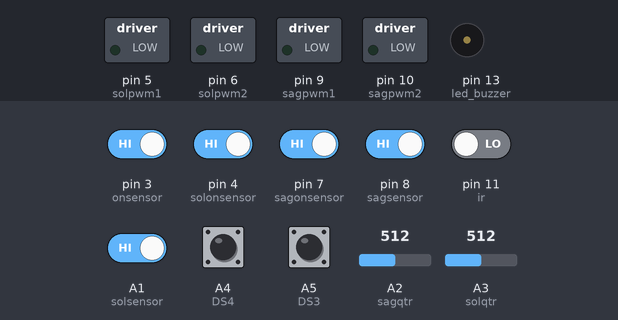
Recording of a sketch running on a simulated Arduino Nano, built with avr-gcc and run on an emulated ATmega328P. On the bench: switched loads named in the sketch (green lamp = pin HIGH), buzzer (waves = sounding). Dashed ring = blinking. The test bench sets the inputs (shaded band); at power-on: A1 (solsensor), A4 (DS4), A5 (DS3), pin 3 (onsensor), pin 4 (solonsensor), pin 7 (sagonsensor), pin 8 (sagsensor) HIGH, pin 11 (ir) LOW, A2 (sagqtr) = 512, A3 (solqtr) = 512. Pins used as bus, display or sensor lines are not drawn.

Above: at 2.4 s.
2.5 s: pin 11 (ir) driven HIGH
At 2.84 s:
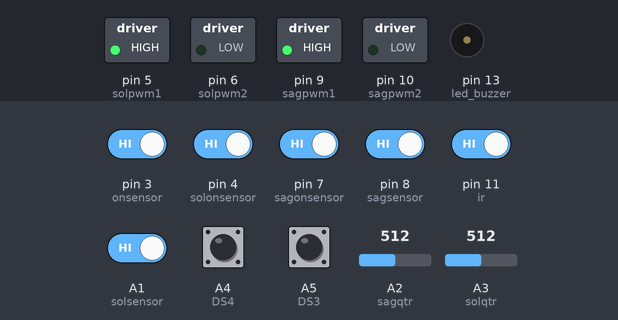
5.5 s: A2 (sagqtr) set to 610
At 5.97 s:
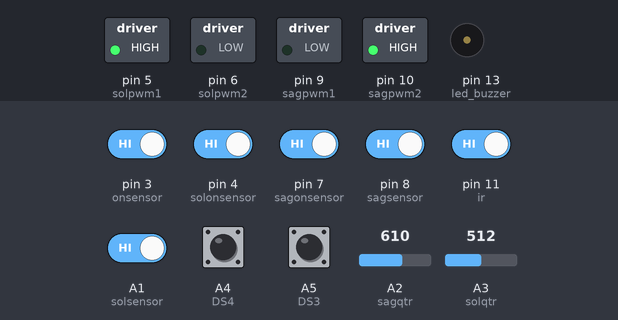
8.5 s: A3 (solqtr) set to 583
11.5 s: A3 (solqtr) set to 611
At 12.3 s:
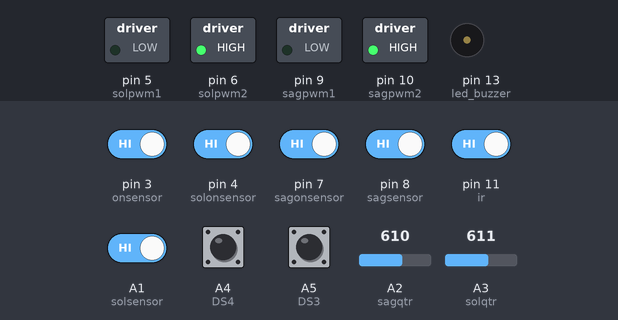
13.0 s: pin 3 (onsensor) driven LOW
At 14.3 s:
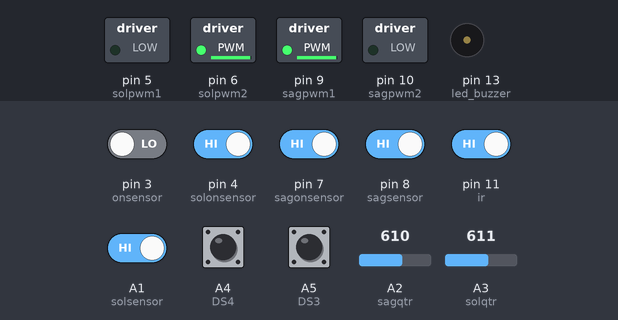
15.3 s: A2 (sagqtr) set to 583
At 15.5 s:
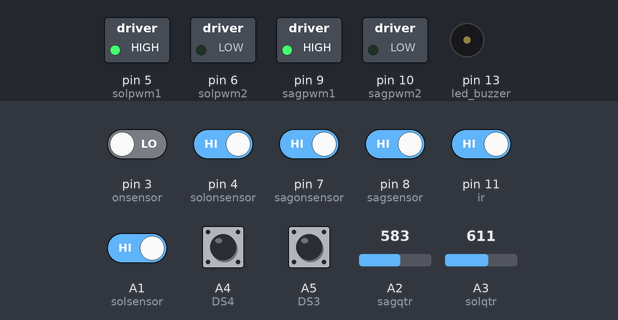
Timing chart, 0 to 19.3 s (numbered marks = the images above; inputs shaded):
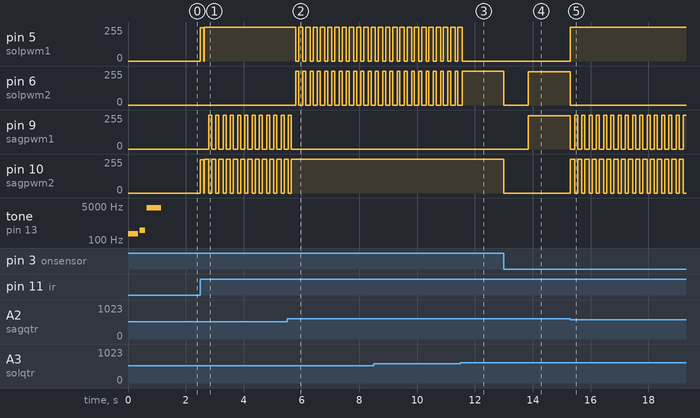

Measured:
- the behaviour switches between 599 and 600 on A3 (solqtr) (found by bisection; images 2 and 3)
- the behaviour switches between 600 and 599 on A2 (sagqtr) (found by bisection; images 4 and 5)
- after the input at 2.5 s, pin 5 (solpwm1): 0/255 → 250/255 at once, → 255/255 0.12 s later; pin 9 (sagpwm1): alternates 255/255 for 0.10 s and 0/255 for 0.15 s, starting after 0.29 s; pin 10 (sagpwm2): 0/255 → 250/255 at once, then moves between 0/255 and 255/255, repeating every 1.3 s
- after the input at 5.5 s, pin 5 (solpwm1): alternates 255/255 for 0.15 s and 0/255 for 0.10 s, starting after 0.30 s; pin 6 (solpwm2): alternates 255/255 for 0.10 s and 0/255 for 0.15 s, starting after 0.30 s; pin 9 (sagpwm1): goes on until 5.7 s, then stays 0/255; pin 10 (sagpwm2): goes on until 5.7 s, then stays 255/255
- after the input at 11.5 s, pin 5 (solpwm1): goes on until 11.6 s, then stays 0/255; pin 6 (solpwm2): goes on until 11.6 s, then stays 255/255
- after the input at 13.0 s, pin 6 (solpwm2): 255/255 → 0/255 at once, → 250/255 0.84 s later; pin 9 (sagpwm1): 0/255 → 250/255 after 0.84 s; pin 10 (sagpwm2): 255/255 → 0/255 at once
- after the input at 15.3 s, pin 5 (solpwm1): 0/255 → 255/255 at once; pin 6 (solpwm2): 250/255 → 0/255 at once; pin 9 (sagpwm1): alternates 255/255 for 0.10 s and 0/255 for 0.15 s, starting at once; pin 10 (sagpwm2): alternates 255/255 for 0.15 s and 0/255 for 0.10 s, starting at once

The sketch:

Thunder_sat.ino
```cpp
/*
  ============================================================================
  Thunder-sumo — autonomous sumo robot (Arduino Nano)
  ============================================================================
  Strategy:
    WAIT     Idle until the IR start module goes HIGH. While waiting, the LED
             shows whether any opponent sensor sees something.
    OPENING  On start, DIP switches DS3/DS4 choose one of four opening moves
             (left flank, right flank, straight charge, back off).
    DEFENCE  After the opening: if the opponent is dead ahead, hold still for
             about 0.8 s and let it come. If it's to the side, turn towards it
             and switch to attack.
    ATTACK   Charge at the opponent with the front sensor, turn towards the side
             sensors, otherwise spin in the direction it was last seen.
    EDGE     In every state, the two line sensors under the front take priority:
             if one sees the white ring edge, back up and turn away from it.
    STOP     If the IR start module goes LOW again, stop and return to WAIT.

  Pin names: sol = left, sag = right, on = front (Azerbaijani).
  ============================================================================
*/

// ── Motor driver (two PWM inputs per motor) ─────────────────────────────────
#define solpwm1 5
#define solpwm2 6
#define sagpwm1 9
#define sagpwm2 10

// ── Line (ring edge) sensors, analog ────────────────────────────────────────
#define solqtr A3            // left line sensor
#define sagqtr A2            // right line sensor
#define LINE_THRESHOLD 600   // analogRead below this = white edge

// ── Opponent sensors (digital, active LOW) ──────────────────────────────────
#define solsensor   A1       // left side
#define solonsensor 4        // front-left
#define onsensor    3        // front
#define sagonsensor 7        // front-right
#define sagsensor   8        // right side

// ── Misc ────────────────────────────────────────────────────────────────────
#define led_buzzer 13
#define ir 11                // IR start module output

// ── Strategy DIP switches ───────────────────────────────────────────────────
// DS1 / DS2 are on A7 / A6, which are analog-only on the Nano (digitalRead
// doesn't work there), so only DS3 / DS4 are used.
#define DS1 A7
#define DS2 A6
#define DS3 A5
#define DS4 A4

#define LAST_LEFT  7
#define LAST_RIGHT 3

int irr = 0;               // 1 once the start signal has been received
int LastValue = 5;         // which side the opponent was last seen on

void Set_Motor(float Lval, float Rval, int timex);

void setup()
{
  pinMode(solpwm1, OUTPUT);
  pinMode(solpwm2, OUTPUT);
  pinMode(sagpwm1, OUTPUT);
  pinMode(sagpwm2, OUTPUT);

  pinMode(solqtr, INPUT_PULLUP);
  pinMode(sagqtr, INPUT_PULLUP);
  pinMode(solsensor, INPUT_PULLUP);
  pinMode(onsensor, INPUT_PULLUP);
  pinMode(sagsensor, INPUT_PULLUP);
  pinMode(solonsensor, INPUT_PULLUP);
  pinMode(sagonsensor, INPUT_PULLUP);

  pinMode(led_buzzer, OUTPUT);
  pinMode(ir, INPUT);

  pinMode(DS3, INPUT_PULLUP);
  pinMode(DS4, INPUT_PULLUP);

  digitalWrite(led_buzzer, LOW);
  digitalWrite(solpwm1, LOW);
  digitalWrite(solpwm2, LOW);
  digitalWrite(sagpwm1, LOW);
  digitalWrite(sagpwm2, LOW);

  // Start-up beeps (tone() doesn't block, so each one needs a delay to be heard)
  tone(led_buzzer, 200, 350);
  delay(400);
  tone(led_buzzer, 300, 200);
  delay(250);
  tone(led_buzzer, 4000, 500);
  delay(550);
  noTone(led_buzzer);
}


void loop() {

Wait:

  if (digitalRead(solsensor) == LOW || digitalRead(solonsensor) == LOW || digitalRead(onsensor) == LOW ||
      digitalRead(sagonsensor) == LOW || digitalRead(sagsensor) == LOW) {
    digitalWrite(led_buzzer, LOW);
  } else {
    digitalWrite(led_buzzer, HIGH);
  }

  if (digitalRead(ir) == 1) {
    irr = 1;

    // Opening move chosen by DIP switches DS3 / DS4
    if (digitalRead(DS3) == 0 && digitalRead(DS4) == 1) {
      // Left flank: turn left, drive forward, turn back right
      Set_Motor(-100, 100, 120);
      Set_Motor(80, 80, 400);
      Set_Motor(100, -100, 120);
      Set_Motor(0, 0, 20);
      goto Defence;
    } else if (digitalRead(DS3) == 1 && digitalRead(DS4) == 0) {
      // Right flank: turn right, drive forward, turn back left
      Set_Motor(100, -100, 120);
      Set_Motor(80, 80, 400);
      Set_Motor(-100, 100, 120);
      Set_Motor(0, 0, 20);
      goto Defence;
    } else if (digitalRead(DS3) == 0 && digitalRead(DS4) == 0) {
      // Straight charge
      Set_Motor(100, 100, 120);
      Set_Motor(0, 0, 20);
      goto Defence;
    } else {
      // Back off
      Set_Motor(-100, -100, 120);
      Set_Motor(0, 0, 20);
      goto Defence;
    }
  }

  goto Wait;


Start:   // ── ATTACK ─────────────────────────────────────────────────────────

  if (digitalRead(ir) == 0 && irr == 1) {
    Set_Motor(0, 0, 1);
    irr = 0;
    goto Wait;
  }

  if (analogRead(solqtr) > LINE_THRESHOLD && analogRead(sagqtr) > LINE_THRESHOLD) {

    if (digitalRead(onsensor) == LOW) {
      Set_Motor(100, 100, 1);
      digitalWrite(led_buzzer, HIGH);
    } else if (digitalRead(solsensor) == LOW) {
      Set_Motor(-102, 102, 1);
      digitalWrite(led_buzzer, HIGH);
      LastValue = LAST_LEFT;
    } else if (digitalRead(solonsensor) == LOW) {
      Set_Motor(-50, 102, 1);
      digitalWrite(led_buzzer, HIGH);
      LastValue = LAST_LEFT;
    } else if (digitalRead(sagsensor) == LOW) {
      Set_Motor(102, -102, 1);
      digitalWrite(led_buzzer, HIGH);
      LastValue = LAST_RIGHT;
    } else if (digitalRead(sagonsensor) == LOW) {
      Set_Motor(102, -50, 1);
      digitalWrite(led_buzzer, HIGH);
      LastValue = LAST_RIGHT;
    } else {
      // Nothing seen: spin towards where the opponent was last
      digitalWrite(led_buzzer, LOW);
      if (LastValue == LAST_LEFT) {
        Set_Motor(-70, 70, 2);
      } else if (LastValue == LAST_RIGHT) {
        Set_Motor(70, -70, 2);
      }
    }

  } else if (analogRead(solqtr) < LINE_THRESHOLD && analogRead(sagqtr) > LINE_THRESHOLD) {
    // Edge on the left: back up, turn right
    Set_Motor(-102, -102, 150);
    Set_Motor(102, -102, 100);
    digitalWrite(led_buzzer, LOW);
  } else if (analogRead(solqtr) > LINE_THRESHOLD && analogRead(sagqtr) < LINE_THRESHOLD) {
    // Edge on the right: back up, turn left
    Set_Motor(-102, -102, 150);
    Set_Motor(-102, 102, 100);
    digitalWrite(led_buzzer, LOW);
  } else if (analogRead(solqtr) < LINE_THRESHOLD && analogRead(sagqtr) < LINE_THRESHOLD) {
    // Edge straight ahead: back up, turn towards the opponent's last side
    if (LastValue == LAST_RIGHT) {
      Set_Motor(-102, -102, 150);
      Set_Motor(102, -102, 100);
    } else {
      Set_Motor(-102, -102, 150);
      Set_Motor(-102, 102, 100);
    }
    digitalWrite(led_buzzer, LOW);
  }

  goto Start;


Defence:   // ── DEFENCE ─────────────────────────────────────────────────────

  if (digitalRead(ir) == 0 && irr == 1) {
    Set_Motor(0, 0, 1);
    irr = 0;
    goto Wait;
  }

  if (analogRead(solqtr) > LINE_THRESHOLD && analogRead(sagqtr) > LINE_THRESHOLD) {

    if (digitalRead(onsensor) == LOW &&
        (digitalRead(solonsensor) == LOW || digitalRead(sagonsensor) == LOW)) {
      // Opponent close and wide in front: attack
      digitalWrite(led_buzzer, HIGH);
      goto Start;
    } else if (digitalRead(onsensor) == LOW) {
      // Opponent dead ahead: hold position for ~800 ms (401 x 2 ms)
      digitalWrite(led_buzzer, HIGH);
      for (int i = 0; i <= 400; i++) {
        Set_Motor(0, 0, 1);
        if (digitalRead(onsensor) == HIGH) {
          goto Defence;
        }
        delay(1);
      }
      goto Start;
    } else if (digitalRead(solsensor) == LOW) {
      Set_Motor(-102, 102, 1);
      digitalWrite(led_buzzer, HIGH);
      LastValue = LAST_LEFT;
      goto Start;
    } else if (digitalRead(solonsensor) == LOW) {
      Set_Motor(-50, 102, 1);
      digitalWrite(led_buzzer, HIGH);
      LastValue = LAST_LEFT;
    } else if (digitalRead(sagsensor) == LOW) {
      Set_Motor(102, -102, 1);
      digitalWrite(led_buzzer, HIGH);
      LastValue = LAST_RIGHT;
      goto Start;
    } else if (digitalRead(sagonsensor) == LOW) {
      Set_Motor(102, -50, 1);
      digitalWrite(led_buzzer, HIGH);
      LastValue = LAST_RIGHT;
    } else {
      digitalWrite(led_buzzer, LOW);
      if (LastValue == LAST_LEFT) {
        Set_Motor(-70, 70, 2);
      } else if (LastValue == LAST_RIGHT) {
        Set_Motor(70, -70, 2);
      }
    }

  } else if (analogRead(solqtr) < LINE_THRESHOLD && analogRead(sagqtr) > LINE_THRESHOLD) {
    Set_Motor(-102, -102, 150);
    Set_Motor(102, -102, 100);
    digitalWrite(led_buzzer, LOW);
  } else if (analogRead(solqtr) > LINE_THRESHOLD && analogRead(sagqtr) < LINE_THRESHOLD) {
    Set_Motor(-102, -102, 150);
    Set_Motor(-102, 102, 100);
    digitalWrite(led_buzzer, LOW);
  } else if (analogRead(solqtr) < LINE_THRESHOLD && analogRead(sagqtr) < LINE_THRESHOLD) {
    if (LastValue == LAST_RIGHT) {
      Set_Motor(-102, -102, 150);
      Set_Motor(102, -102, 100);
    } else {
      Set_Motor(-102, -102, 150);
      Set_Motor(-102, 102, 100);
    }
    digitalWrite(led_buzzer, LOW);
  }

  goto Defence;
}


/*
  Set_Motor(left, right, ms)
  left / right: speed in percent, -102 … 102 (negative = reverse).
  Scaled by 2.5 to the 0-255 PWM range, then held for `ms` milliseconds.
*/
void Set_Motor(float Lval, float Rval, int timex) {
  int l = constrain((int)(Lval * 2.5), -255, 255);
  int r = constrain((int)(Rval * 2.5), -255, 255);

  if (l >= 0) {
    analogWrite(solpwm1, 0);
    analogWrite(solpwm2, l);
  } else {
    analogWrite(solpwm1, -l);
    analogWrite(solpwm2, 0);
  }

  if (r >= 0) {
    analogWrite(sagpwm2, 0);
    analogWrite(sagpwm1, r);
  } else {
    analogWrite(sagpwm2, -r);
    analogWrite(sagpwm1, 0);
  }
  delay(timex);
}
```
